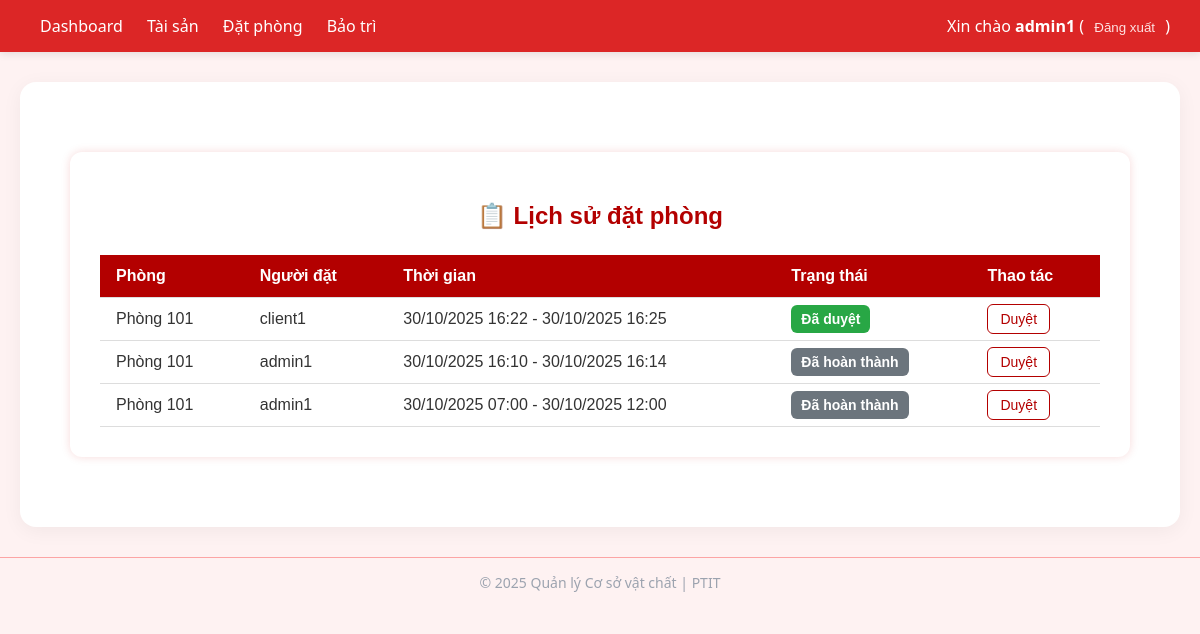
/bookings/ (signed in), run on an earlier commit of the app's database.
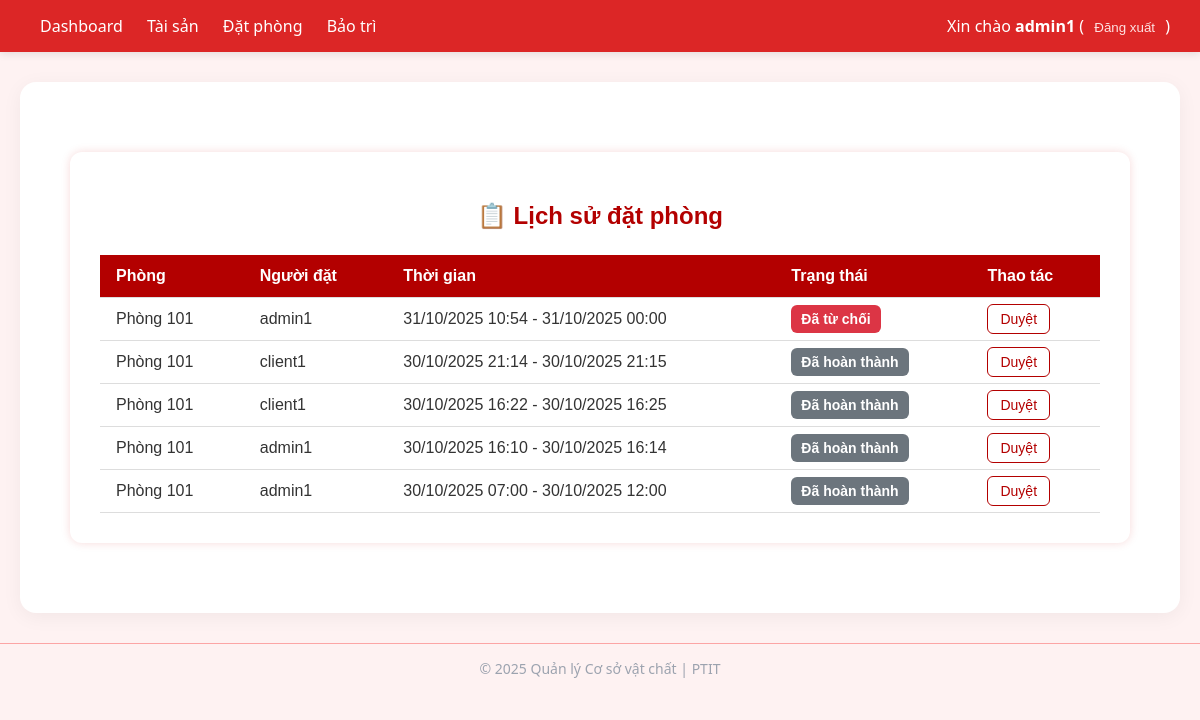
And on a later commit of the database.
### core/models.py (models this page shows, shortened)
class RoomBooking(models.Model):
    STATUS_PENDING = 'pending'
    STATUS_APPROVED = 'approved'
    STATUS_REJECTED = 'rejected'
    STATUS_COMPLETED = 'completed'
    STATUS_CHOICES = [
        (STATUS_PENDING, 'Chờ duyệt'),
        (STATUS_APPROVED, 'Đã duyệt'),
        (STATUS_REJECTED, 'Đã từ chối'),
        (STATUS_COMPLETED, 'Đã hoàn thành'),
    ]
    room = models.ForeignKey(Room, on_delete=models.CASCADE, related_name='bookings')
    user = models.ForeignKey(settings.AUTH_USER_MODEL, on_delete=models.CASCADE, related_name='room_bookings')
    purpose = models.TextField('Mục đích sử dụng')
    start_time = models.DateTimeField('Thời gian bắt đầu')
    end_time = models.DateTimeField('Thời gian kết thúc')
    status = models.CharField(
        max_length=10,
        choices=STATUS_CHOICES,
        default=STATUS_PENDING
    )
    created_at = models.DateTimeField(auto_now_add=True)
    updated_at = models.DateTimeField(auto_now=True)
    class Meta:
        ordering = ['-created_at']

class Room(models.Model):
    ROOM_READY = 'ready'
    ROOM_OCCUPIED = 'occupied'
    ROOM_MAINTENANCE = 'maintenance'
    ROOM_STATUS_CHOICES = [
        (ROOM_READY, 'Sẵn sàng'),
        (ROOM_OCCUPIED, 'Đang được sử dụng'),
        (ROOM_MAINTENANCE, 'Đang sửa chữa'),
    ]
    floor = models.ForeignKey(Floor, on_delete=models.CASCADE, related_name='rooms')
    code = models.CharField(max_length=50)
    name = models.CharField(max_length=200, blank=True)
    status = models.CharField(
        max_length=15,
        choices=ROOM_STATUS_CHOICES,
        default=ROOM_READY
    )
    class Meta:
        unique_together = ('floor', 'code')

### core/views.py (the view)
# urls.py: path('bookings/', views.room_booking_list, name='room_booking_list'),
@login_required
def room_booking_list(request):
    if request.user.is_superuser:
        bookings = RoomBooking.objects.all().select_related('room', 'user')
    else:
        bookings = RoomBooking.objects.filter(user=request.user).select_related('room', 'user')
    return render(request, 'core/room_booking_list.html', {
        'bookings': bookings
    })

### templates/core/room_booking_list.html (shortened to what this page needs)
{% extends 'core/base.html' %}
{% block content %}
<div class="history-container">
  <h2>📋 Lịch sử đặt phòng</h2>
  <table>
    <thead>
      <tr>
        <th>Phòng</th>
        <th>Người đặt</th>
        <th>Thời gian</th>
        <th>Trạng thái</th>
        <th>Thao tác</th>
      </tr>
    </thead>
    <tbody>
      {% for booking in bookings %}
      <tr>
        <td>{{ booking.room.name }}</td>
        <td>{{ booking.user.username }}</td>
        <td>{{ booking.start_time|date:"d/m/Y H:i" }} - {{ booking.end_time|date:"d/m/Y H:i" }}</td>
        <td>
          <span class="badge
            {% if booking.status == 'approved' %}bg-success
            {% elif booking.status == 'pending' %}bg-warning
            {% elif booking.status == 'rejected' %}bg-danger
            {% else %}bg-secondary{% endif %}">
            {{ booking.get_status_display }}
          </span>
        </td>
        <td>
          {% if user.is_superuser %}
          <a href="{% url 'room_booking_update' booking.pk %}" class="btn">Duyệt</a>
          {% endif %}
        </td>
      </tr>
      {% empty %}
      <tr><td colspan="5" style="text-align:center; color:#777;">Không có lịch sử đặt phòng</td></tr>
      {% endfor %}
    </tbody>
  </table>
</div>
{% endblock %}

### templates/core/base.html (shortened to what this page needs)
<!doctype html>
<html lang="vi">
  <head>
    <link rel="stylesheet" href="https://cdnjs.cloudflare.com/ajax/libs/mini.css/3.0.1/mini-default.min.css">
  </head>
  <body>
    <header>
      <div class="nav-links">
        <a href="{% url 'dashboard' %}">Dashboard</a>
        <a href="{% url 'asset_hierarchy' %}">Tài sản</a>
        <a href="{% url 'room_booking_list' %}">Đặt phòng</a>
        <a href="{% url 'maintenance_list' %}">Bảo trì</a>
      </div>
      <div class="user-info">
        {% if user.is_authenticated %}
          Xin chào <strong>{{ user.username }}</strong> (
          <form method="post" action="{% url 'logout' %}" style="display:inline">
            <button type="submit">Đăng xuất</button>
          </form>
          )
        {% else %}
          <a href="{% url 'login' %}">Đăng nhập</a>
        {% endif %}
      </div>
    </header>
    <main class="container">
      {% block content %}{% endblock %}
    </main>
    <footer>
      © 2025 Quản lý Cơ sở vật chất | PTIT
    </footer>
  </body>
</html>

### templates/core/base.html (style rules this page uses)
body { background: #fef2f2; font-family: "Segoe UI", Roboto, sans-serif; margin: 0; color: #333; }
header { background: #dc2626; color: white; padding: 15px 30px; display: flex; align-items: center; justify-content: space-between; box-shadow: 0 2px 8px rgba(0,0,0,0.1); }
header a { color: white; text-decoration: none; font-weight: 500; margin: 0 10px; transition: color 0.3s; }
header form button { color: #fee2e2; font-weight: 500; border: none; background: none; cursor: pointer; transition: color 0.3s; }
main.container { max-width: 1100px; margin: 30px auto; background: white; padding: 30px; border-radius: 16px; box-shadow: 0 4px 20px rgba(0,0,0,0.05); animation: fadeIn 0.4s ease-in-out; }
h1, h2, h3 { color: #991b1b; }
footer { text-align: center; padding: 15px; color: #9ca3af; font-size: 14px; background: #fef2f2; border-top: 1px solid #fca5a5; }

### templates/core/room_booking_list.html (style rules this page uses)
.history-container { background-color: #fff; padding: 30px; border-radius: 12px; box-shadow: 0 0 10px rgba(200, 0, 0, 0.15); max-width: 1000px; margin: 40px auto; font-family: Arial, sans-serif; }
h2 { color: #b30000; text-align: center; margin-bottom: 25px; }
table { width: 100%; border-collapse: collapse; }
th, td { padding: 12px 16px; border-bottom: 1px solid #ddd; text-align: left; }
th { background-color: #b30000; color: white; }
.badge { padding: 6px 10px; border-radius: 6px; color: #fff; font-size: 14px; font-weight: bold; }
.bg-danger { background-color: #dc3545; }
.bg-secondary { background-color: #6c757d; }
.btn { padding: 6px 12px; border-radius: 6px; border: 1px solid #b30000; background-color: white; color: #b30000; text-decoration: none; transition: 0.3s; font-size: 14px; }

What changed in the data, as far as the page shows it:
added RoomBooking: room.name "Phòng 101", user.username "admin1", start_time "31/10/2025 10:54", end_time "31/10/2025 00:00", status "Đã từ chối"
added RoomBooking: room.name "Phòng 101", user.username "client1", start_time "30/10/2025 21:14", end_time "30/10/2025 21:15", status "Đã hoàn thành"
changed RoomBooking (number 3 of 5 on the later page): status "Đã duyệt" → "Đã hoàn thành"
